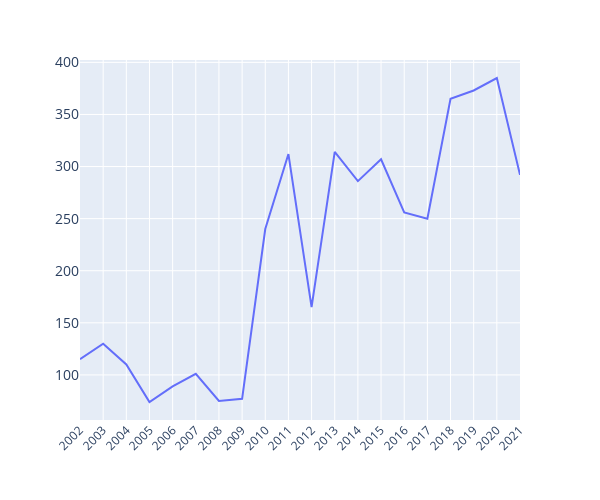

The notebook cell this image was saved under:
### Code cell
fig = px.line(test, x="sched_year", y="nr_routes")
fig.update_layout(
    title="",
    autosize=False,
    width=600,
    height=500,
    xaxis=dict(title="", tickmode="linear", tickfont_size=12, tickangle=-45),
    yaxis=dict(title="", titlefont_size=16, tickfont_size=14),
)
# fig.write_html("./presentation/plots/bar_nr_airports.html")
fig.show()

### Figure 1 — Plotly figure (JSON) as saved in the notebook; plotly's stock layout.template omitted (floating-point values rounded to 4 significant figures)
{"data": [{"hovertemplate": "sched_year=%{x}<br>nr_routes=%{y}<extra></extra>", "legendgroup": "", "line": {"color": "#636efa", "dash": "solid"}, "marker": {"symbol": "circle"}, "mode": "lines", "name": "", "orientation": "v", "showlegend": false, "type": "scatter", "x": [2002, 2003, 2004, 2005, 2006, 2007, 2008, 2009, 2010, 2011, 2012, 2013, 2014, 2015, 2016, 2017, 2018, 2019, 2020, 2021], "xaxis": "x", "y": [115, 130, 110, 74, 89, 101, 75, 77, 240, 312, 165, 314, 286, 307, 256, 250, 365, 373, 385, 292], "yaxis": "y"}], "layout": {"autosize": false, "height": 500, "legend": {"tracegroupgap": 0}, "margin": {"t": 60}, "title": {"text": ""}, "width": 600, "xaxis": {"anchor": "y", "autorange": true, "domain": [0, 1], "range": [2002, 2021], "tickangle": -45, "tickfont": {"size": 12}, "tickmode": "linear", "title": {"text": ""}, "type": "linear"}, "yaxis": {"anchor": "x", "autorange": true, "domain": [0, 1], "range": [56.72, 402.3], "tickfont": {"size": 14}, "title": {"font": {"size": 16}, "text": ""}, "type": "linear"}}}
